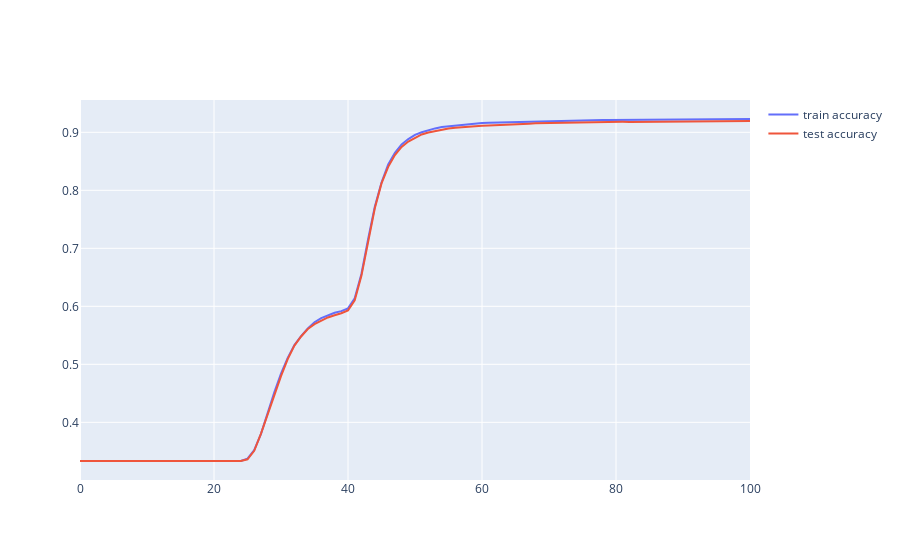

Source (notebook cell):
### Code cell
go.Figure(
    [
        go.Scatter(y=output['acc_train'], name='train accuracy'),
        go.Scatter(y=output['acc_test'], name='test accuracy'),
    ]
)
